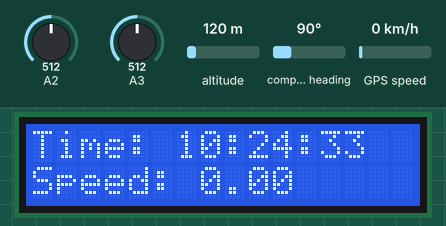
Bench run of a sketch on a simulated Arduino Uno, built with avr-gcc and run on an emulated ATmega328P. Parts: 16×2 character LCD. Inputs (shaded band) come from the test bench; at power-on: A2 = 512, A3 = 512, altitude 120 m, compass heading 90°, GPS speed 0 km/h. The GPS gets a fix after 3 s at 37.7749, -122.4194 with 8 satellites; what the sketch prints to the serial monitor is not drawn.

Above: at 3.7 s.
3.8 s: A2 set to 311
5.6 s: A2 set to 288
At 7.3 s:
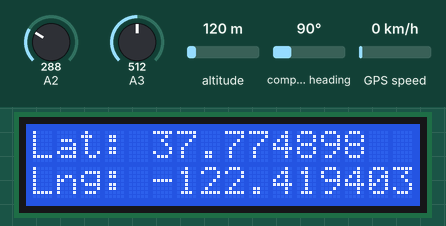
7.6 s: A2 set to 610
At 9.3 s:
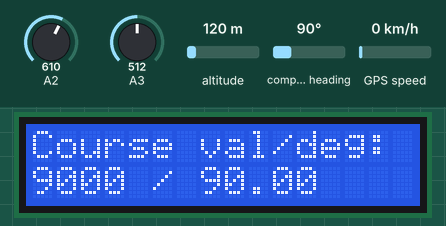
9.6 s: A2 set to 890
11.3 s: A2 set to 916
At 13.3 s:
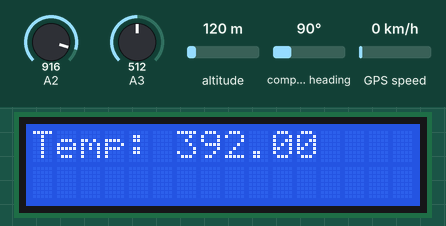
13.6 s: A2 set to 716
At 15.5 s:
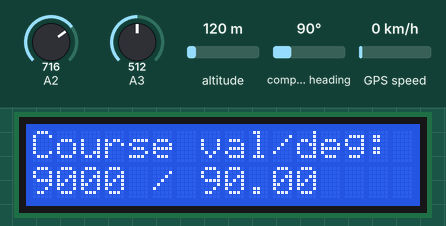
Timing chart, 0 to 16.6 s (numbered marks = the images above; inputs shaded):
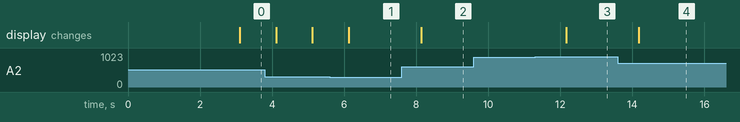

Measured:
- the behaviour switches between 300 and 299 on A2 (found by bisection; images 0 and 1)
- the behaviour switches between 899 and 900 on A2 (found by bisection; images 2 and 3)
- after the input at 5.6 s, the display: changes after 0.53 s (image 1)
- after the input at 7.6 s, the display: changes after 0.55 s (image 2)
- after the input at 9.6 s, every drawn part: stays the same
- after the input at 11.3 s, the display: changes after 0.87 s (image 3)
- after the input at 13.6 s, the display: changes after 0.58 s (image 4)

The sketch:

LCD_gps_plus_testing.ino
```cpp
#include <SoftwareSerial.h>
#include <LiquidCrystal.h>
#include "TinyGPS++.h"

TinyGPSPlus gps;
SoftwareSerial ss(9, 10);

LiquidCrystal lcd(2, 4, 5, 6, 7, 8);

float voltage;
float tempC;
float tempF;
int potVal = 0;

void setup()
{
  Serial.begin(115200);
  ss.begin(9600);
  lcd.begin(16, 2);
}

void loop(){
  checkPot();
  if (potVal < 300){
    Serial.println(potVal);
    if (gps.location.isUpdated()){
      lcd.clear();
      lcd.setCursor(0, 0);
      lcd.print("Lat: ");
      lcd.print(gps.location.lat(), 6);
      lcd.setCursor(0, 1);
      lcd.print("Lng: ");
      lcd.print(gps.location.lng(), 6);
    }
  }
  else if (potVal >= 300 && potVal < 600){
    if (gps.location.isUpdated()){
      lcd.clear();
      lcd.setCursor(0, 0);
      lcd.print("Time: ");
      lcd.print(gps.time.hour());
      lcd.print(":");
      lcd.print(gps.time.minute());
      lcd.print(":");
      lcd.print(gps.time.second());
      lcd.setCursor(0, 1);
      lcd.print("Speed: ");
      lcd.print(gps.speed.mph());
      lcd.setCursor(0, 1);
    }
  }
  else if (potVal >= 600 && potVal < 900){
    if (gps.location.isUpdated()){
      lcd.clear();
      lcd.setCursor(0, 0);
      lcd.print("Course val/deg: ");
      lcd.setCursor(0, 1);
      lcd.print(gps.course.value());
      lcd.print(" / ");
      lcd.print(gps.course.deg());
    }
  }
  else {
    checkTemp();
    lcd.clear();
    lcd.setCursor(0, 0);
    lcd.print("Temp: ");
    lcd.print(tempF);
  }
  smartdelay(1000);
}

static void smartdelay(unsigned long ms) {
  unsigned long start = millis();
  do {
    while (ss.available())
      gps.encode(ss.read());
  }
  while (millis() - start < ms);
}

void checkTemp(){
  voltage = analogRead(3) * 5.0;
  voltage /= 1024.0;
  tempC = (voltage - 0.5) * 100;
  tempF = (tempC * 9.0 / 5.0) + 32.0;
}

void checkPot(){
  potVal = analogRead(2);
}
```
